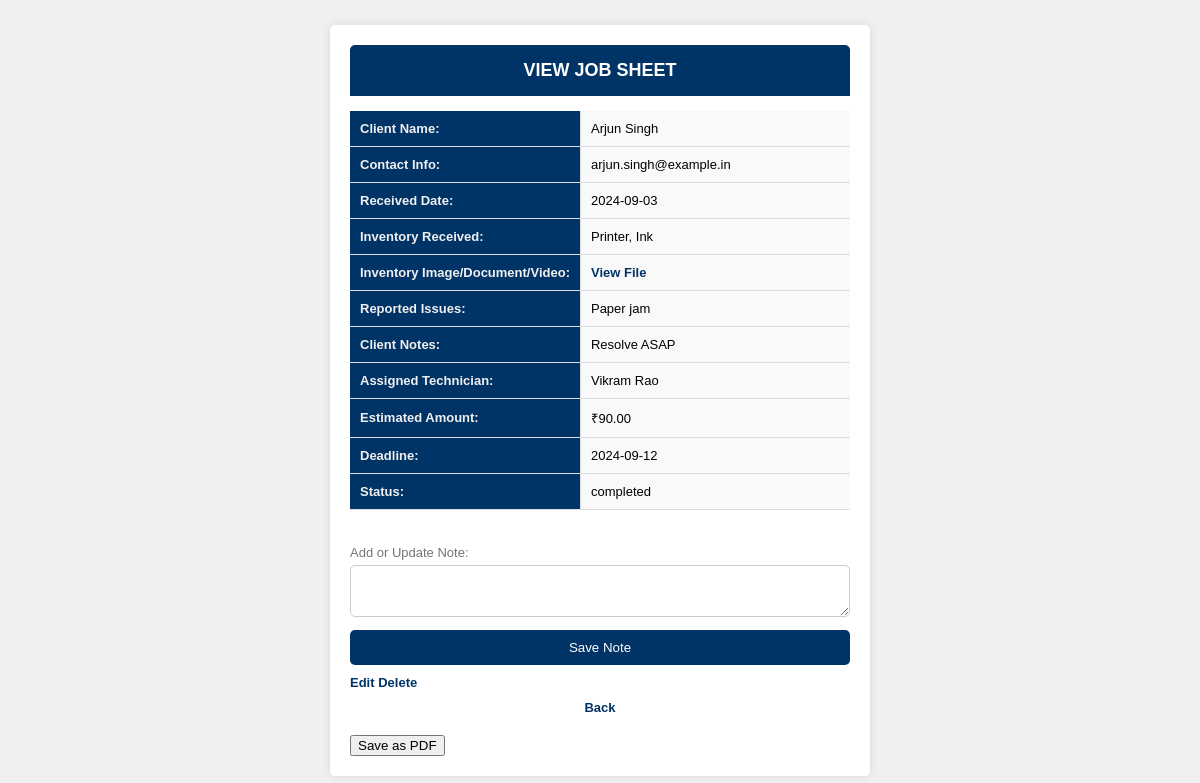
The page /view.php?id=18 on the database its author committed.
### tables this page shows
CREATE TABLE `client_inventory` (
  `id` int(11) NOT NULL,
  `client_id` varchar(50) NOT NULL,
  `client_name` varchar(255) NOT NULL,
  `contact_info` varchar(255) DEFAULT NULL,
  `inventory_received` text NOT NULL,
  `inventory_upload` text DEFAULT NULL,
  `received_date` date NOT NULL,
  `reported_issues` text DEFAULT NULL,
  `client_notes` text DEFAULT NULL,
  `assigned_technician` varchar(255) DEFAULT NULL,
  `deadline` date DEFAULT NULL,
  `estimated_amount` decimal(10,2) DEFAULT NULL,
  `status` varchar(50) DEFAULT NULL,
  `created_at` timestamp NOT NULL DEFAULT current_timestamp()
);

### view.php (the view, shortened to what this page needs)
<?php
include('./db/connection.php');
if (isset($_GET['id'])) {
    $client_id = $_GET['id'];
    $sql = "SELECT * FROM client_inventory WHERE id = ?";
    $stmt = $conn->prepare($sql);
    $stmt->bind_param('i', $client_id);
    if (!$stmt->execute()) {
        die("Error executing query: " . $stmt->error);
    }
    $result = $stmt->get_result();
    if ($result->num_rows > 0) {
        $row = $result->fetch_assoc();
    } else {
        echo "<p>No record found for the given client ID.</p>";
        exit;
    }
} else {
    echo "<p>No client ID provided.</p>";
    exit;
}
?>
<!DOCTYPE html>
<html lang="en">
<head>
</head>
<body>
    <div class="container">
        <div class="header">VIEW JOB SHEET</div>
        <div class="table-container">
            <table class="table">
                <tr>
                    <th>Client Name:</th>
                    <td><?php echo htmlspecialchars($row['client_name']); ?></td>
                </tr>
                <tr>
                    <th>Contact Info:</th>
                    <td><?php echo htmlspecialchars($row['contact_info']); ?></td>
                </tr>
                <tr>
                    <th>Received Date:</th>
                    <td><?php echo htmlspecialchars($row['received_date']); ?></td>
                </tr>
                <tr>
                    <th>Inventory Received:</th>
                    <td><?php echo htmlspecialchars($row['inventory_received']); ?></td>
                </tr>
                <tr>
                    <th>Inventory Image/Document/Video:</th>
                    <td>
                        <?php if (!empty($row['inventory_upload'])): ?>
                            <a href="<?php echo htmlspecialchars($row['inventory_upload']); ?>" target="_blank">View File</a>
                        <?php else: ?>
                            No file available
                        <?php endif; ?>
                    </td>
                </tr>
                <tr>
                    <th>Reported Issues:</th>
                    <td><?php echo htmlspecialchars($row['reported_issues']); ?></td>
                </tr>
                <tr>
                    <th>Client Notes:</th>
                    <td><?php echo htmlspecialchars($row['client_notes']); ?></td>
                </tr>
                <tr>
                    <th>Assigned Technician:</th>
                    <td><?php echo htmlspecialchars($row['assigned_technician']); ?></td>
                </tr>
                <tr>
                    <th>Estimated Amount:</th>
                    <td>₹<?php echo htmlspecialchars($row['estimated_amount']); ?></td>
                </tr>
                <tr>
                    <th>Deadline:</th>
                    <td><?php echo htmlspecialchars($row['deadline']); ?></td>
                </tr>
                <tr>
                    <th>Status:</th>
                    <td><?php echo htmlspecialchars($row['status']); ?></td>
                </tr>
            </table>
        </div>
        <div class="notes">
            <label for="note-input">Add or Update Note:</label>
            <textarea id="note-input"></textarea>
            <div class="buttons">
                <button>Save Note</button>
                <div class="buttons-2">
                    <a href='./edit.php?id=<?php echo urlencode($row["id"]); ?>'>
                        Edit
                    </a>
                    <a href='./delete.php?id=<?php echo urlencode($row["id"]); ?>' onclick="return confirm('Are you sure you want to delete this record?');">
                        Delete
                    </a>
                </div>
                <div class="back-btn">
                    <a href='./index.php'>
                        Back
                    </a>
                </div>
            </div>
        </div>
        <div class="pdf-btn">
            <button>Save as PDF</button>
        </div>
    </div>
</body>
</html>

### view.php (style rules this page uses)
body { font-family: Arial, sans-serif; background-color: #f0f0f0; margin: 0; padding: 0; display: flex; justify-content: center; align-items: center; height: 100vh; overflow-x: hidden; }
.container { background-color: white; width: 100%; max-width: 45%; max-height: 95%; box-shadow: 0px 0px 10px rgba(0, 0, 0, 0.1); border-radius: 5px; padding: 20px; box-sizing: border-box; overflow-x: auto; white-space: nowrap; font-size: 13px; }
.header { background-color: #003366; color: white; padding: 15px; text-align: center; font-size: 18px; font-weight: bold; border-radius: 5px 5px 0 0; }
.table-container { overflow-x: auto; }
.table { width: 100%; min-width: 700px; border-collapse: collapse; margin: 15px 0; white-space: nowrap; }
.table th, .table td { padding: 10px; text-align: left; }
.table th { background-color: #003366; width: 30%; border-right: 1px solid #ddd; color: #f0f0f0; border-bottom: 1px solid #ddd; }
.table td { border-bottom: 1px solid #ddd; background-color: #f9f9f9; }
.table td a { color: #003366; text-decoration: none; font-weight: bold; }
.notes { margin-top: 20px; }
.notes label { display: block; margin-bottom: 5px; color: #757575; }
.notes textarea { width: 100%; padding: 10px; margin-bottom: 10px; border: 1px solid #ccc; border-radius: 5px; box-sizing: border-box; }
.buttons { display: flex; flex-direction: column; align-items: flex-start; gap: 10px; }
.buttons button { width: 100%; padding: 10px; background-color: #003366; color: white; border: none; border-radius: 5px; cursor: pointer; }
.buttons-2 a { color: #003366; font-weight: bold; text-decoration: none; }
.back-btn { align-self: center; }
.back-btn a { color: #003366; font-weight: bold; text-decoration: none; }
.pdf-btn { margin-top: 20px; width: 100%; }

### rows shown on the page
client_inventory: client_name "Arjun Singh", contact_info "arjun.singh@example.in", received_date "2024-09-03", inventory_received "Printer, Ink", reported_issues "Paper jam", client_notes "Resolve ASAP", assigned_technician "Vikram Rao", estimated_amount "90.00", deadline "2024-09-12", status "completed"
